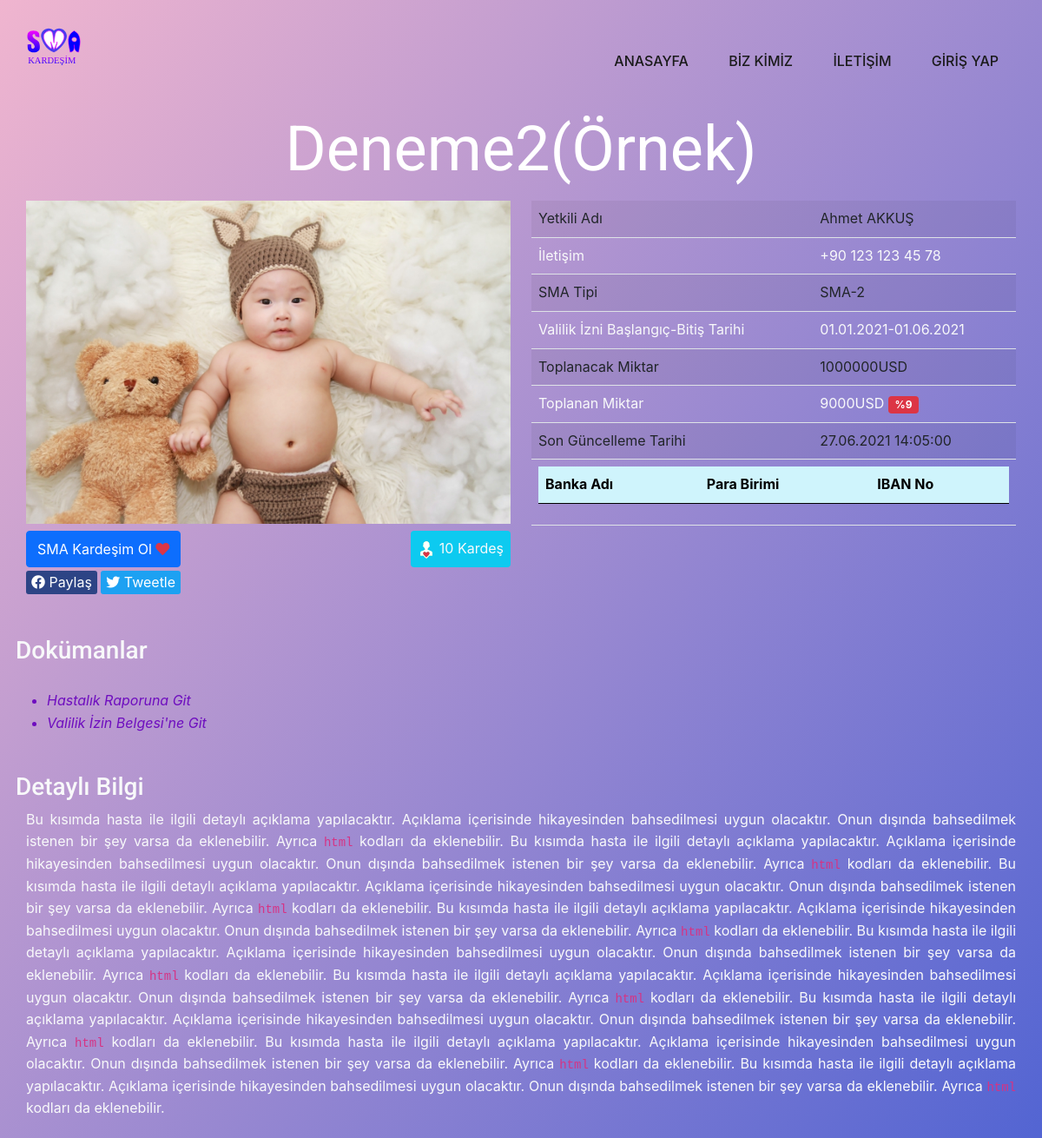
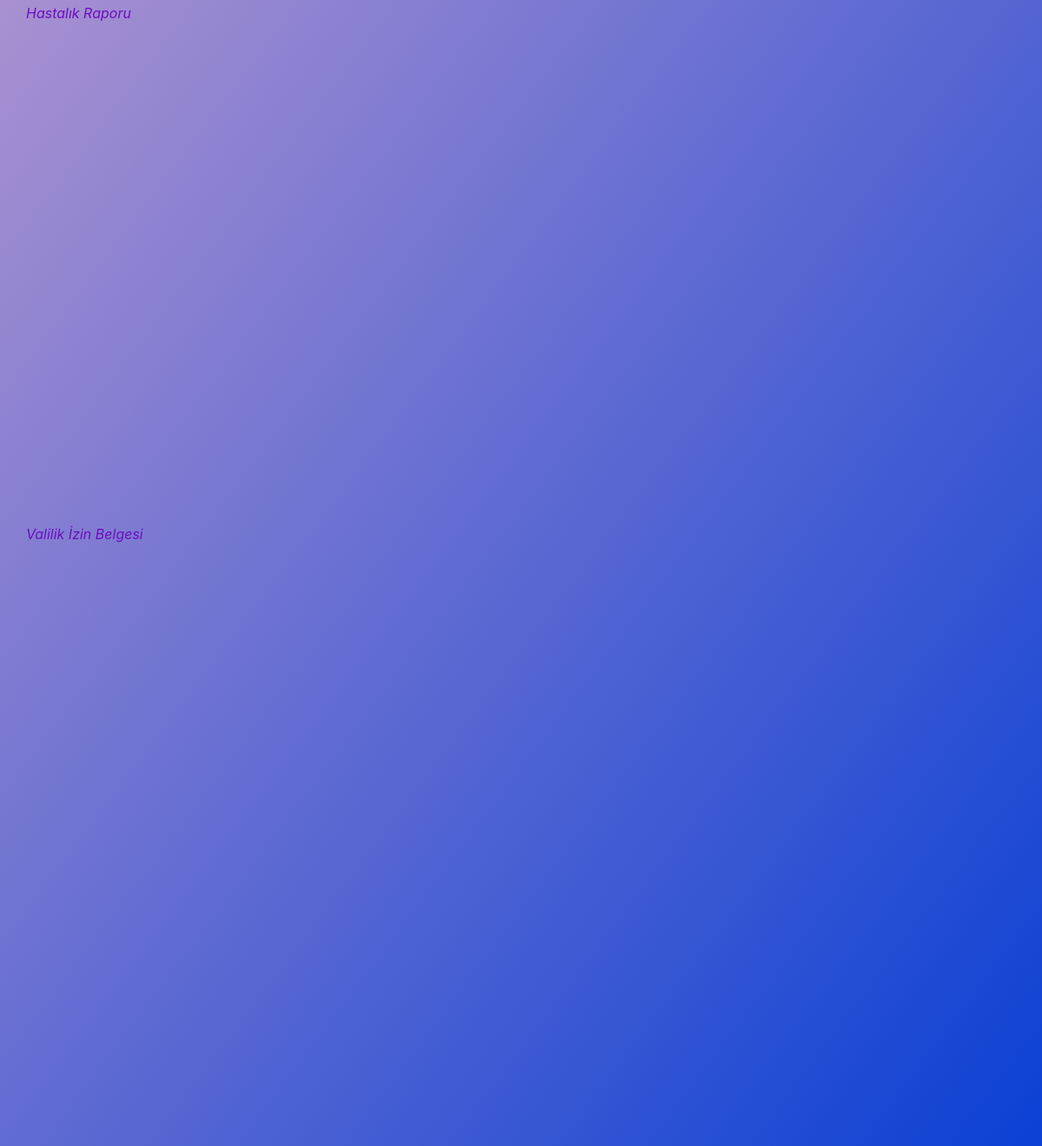
Page /cocugumuz.php?id=2 on the committed database (2 pictures, top to bottom).
### tables this page shows
CREATE TABLE `cocuk` (
  `id` int NOT NULL AUTO_INCREMENT,
  `ad` varchar(255) DEFAULT NULL,
  `yetkili_adi` varchar(255) DEFAULT NULL,
  `iletisim` varchar(100) DEFAULT NULL,
  `sma_tip` char(5) DEFAULT NULL,
  `valilik_izin_baslangic` date DEFAULT NULL,
  `valilik_izin_bitis` date DEFAULT NULL,
  `toplanacak` bigint DEFAULT NULL,
  `toplanan` bigint DEFAULT NULL,
  `yuzde` tinyint DEFAULT NULL,
  `birim` char(3) DEFAULT NULL,
  `guncelleme_ani` timestamp NULL DEFAULT NULL,
  `kisa_aciklama` mediumtext,
  `aciklama` text,
  `valilik_izni_url` text,
  `hastalik_raporu_url` text,
  `kardes_sayisi` int DEFAULT NULL,
  `resim_url` text,
  `tamamlandi_mi` tinyint DEFAULT NULL,
  PRIMARY KEY (`id`)
);

### cocugumuz.php (the view, shortened to what this page needs)
<?php include 'util/connect.php'; ?>
<?php
$id = isset($_GET['id'])?$_GET['id']:1;
$cocuk = $db->query("SELECT * FROM cocuk WHERE id = '{$id}'")->fetch(PDO::FETCH_ASSOC);
?>
<?php
$orijinalFormat = 'Y-m-d';
$orijinalZamanDamgasiFormat = 'Y-m-d H:i:s'
?>
<?php
function yuzdeRozeti($value)
{
    if((int) $value<=30){
        return "bg-danger";
    } elseif ((int) $value<=60) {
        return "bg-warning";
    } else {
        return "bg-success";
    }
}
?>
<!DOCTYPE html>
<html style="font-size: 16px;">
<head>
    <link rel="stylesheet" href="css/nicepage.css" media="screen">
    <link rel="stylesheet" href="css/cocuklarimiz.css" media="screen">
    <link rel="stylesheet" href="css/custom.css" media="screen">
    <link href="https://cdn.jsdelivr.net/npm/bootstrap@5.0.1/dist/css/bootstrap.min.css" rel="stylesheet">
    <link rel="stylesheet" href="css/anasayfa.css" media="screen">
    <link rel="stylesheet" href="https://cdnjs.cloudflare.com/ajax/libs/font-awesome/5.15.3/css/all.min.css" />
</head>
<body class="u-body">
    <main>
        <header class="u-clearfix u-header u-header" id="sec-2c14">
            <div class="u-clearfix u-sheet u-sheet-1">
                <a href="/" class="u-image u-logo u-image-1">
                    <img src="images/smaKardesimLogo.svg" class="u-logo-image u-logo-image-1">
                </a>
                <nav class="u-menu u-menu-dropdown u-offcanvas u-menu-1">
                    <div class="u-custom-menu u-nav-container">
                        <ul class="u-nav u-spacing-2 u-unstyled u-nav-1">
                            <li class="u-nav-item"><a class="u-active-palette-1-base u-border-active-palette-1-base u-border-hover-palette-1-light-1 u-button-style u-hover-palette-1-light-1 u-nav-link u-text-active-white u-text-grey-90 u-text-hover-white" href="index.php" style="padding: 10px 20px;">Anasayfa</a>
                            </li>
                            <li class="u-nav-item"><a class="u-active-palette-1-base u-border-active-palette-1-base u-border-hover-palette-1-light-1 u-button-style u-hover-palette-1-light-1 u-nav-link u-text-active-white u-text-grey-90 u-text-hover-white" href="biz-kimiz.php" style="padding: 10px 20px;">BİZ KİMİZ</a>
                            </li>
                            <li class="u-nav-item"><a class="u-active-palette-1-base u-border-active-palette-1-base u-border-hover-palette-1-light-1 u-button-style u-hover-palette-1-light-1 u-nav-link u-text-active-white u-text-grey-90 u-text-hover-white" href="iletisim.php" style="padding: 10px 20px;">İLETİŞİM</a>
                            </li>
                            <li class="u-nav-item"><a class="u-active-palette-1-base u-border-active-palette-1-base u-border-hover-palette-1-light-1 u-button-style u-hover-palette-1-light-1 u-nav-link u-text-active-white u-text-grey-90 u-text-hover-white" style="padding: 10px 20px;">GİRİŞ YAP</a>
                            </li>
                        </ul>
                    </div>
                </nav>
            </div>
        </header>
        <section class="u-clearfix u-section-3" id="sec-468f">
            <h1 class="u-text u-title"><?=$cocuk["ad"]?></h1>
            <div class="u-clearfix u-sheet u-valign-middle u-sheet-1">
                <div class="row">
                    <div class="col-md-6">
                        <img src="<?=$cocuk["resim_url"]?>" class="w-100">
                        <div class="d-flex justify-content-between mt-2">
                            <button type="button" class="btn btn-primary">SMA Kardeşim Ol <i class="fas fa-heart text-danger"></i></button>
                            <div class="p-2 rounded bg-info text-light">
                                <img src="images/kardes.svg" width="20" height="20" alt=""> <?=$cocuk["kardes_sayisi"]?> Kardeş
                            </div>
                        </div>
                        <button id="facebook_share_btn" class="mt-1 share-btn"><i class="fab fa-facebook"></i> Paylaş</button>
                        <button id="twitter_share_btn" class="mt-1 share-btn"><i class="fab fa-twitter"></i> Tweetle</button>
                    </div>
                    <div class="col-md-6 hidden-scroll-bar">
                        <table class="table table-striped text-light">
                            <tr>
                                <td>Yetkili Adı</td>
                                <td><?=$cocuk["yetkili_adi"]?></td>
                            </tr>
                            <tr>
                                <td>İletişim</td>
                                <td><?=$cocuk["iletisim"]?></td>
                            </tr>
                            <tr>
                                <td>SMA Tipi</td>
                                <td><?=$cocuk["sma_tip"]?></td>
                            </tr>
                            <tr>
                                <td>Valilik İzni Başlangıç-Bitiş Tarihi</td>
                                <td><?=DateTime::createFromFormat($orijinalFormat, $cocuk["valilik_izin_baslangic"])->format("d.m.Y")
                                ."-".DateTime::createFromFormat($orijinalFormat,$cocuk["valilik_izin_bitis"])->format("d.m.Y")?></td>
                            </tr>
                            <tr>
                                <td>Toplanacak Miktar</td>
                                <td><?=$cocuk["toplanacak"].$cocuk["birim"]?></td>
                            </tr>
                            <tr>
                                <td>Toplanan Miktar</td>
                                <td><?=$cocuk["toplanan"].$cocuk["birim"]?>
                                    <span class="badge <?php echo yuzdeRozeti($cocuk["yuzde"])?>"><?="%".$cocuk["yuzde"]?></span>
                                </td>
                            </tr>
                            <tr>
                                <td>Son Güncelleme Tarihi</td>
                                <td><?=DateTime::createFromFormat($orijinalZamanDamgasiFormat,$cocuk["guncelleme_ani"])->format("d.m.Y H:i:s")?></td>
                            </tr>
                            <tr>
                                <td colspan="2">
                                    <table class="table table-striped table-info">
                                        <thead>
                                            <tr>
                                                <th>Banka Adı</th>
                                                <th>Para Birimi</th>
                                                <th>IBAN No</th>
                                            </tr>
                                        </thead>
                                    </table>
                                </td>
                            </tr>
                        </table>
                    </div>
                </div>
                <div class="row text-light mt-4">
                    <?php if (!empty($cocuk["hastalik_raporu_url"])||!empty($cocuk["valilik_izni_url"])) { ?>
                        <h3 class="mt-4">Dokümanlar</h3>
                        <ul>
                        <?php if (!empty($cocuk["hastalik_raporu_url"])) { ?>
                            <li class="mx-4 belge-link"><a href="#hastalik_raporu">Hastalık Raporuna Git</a></li>
                        <?php } ?>
                        <?php if (!empty($cocuk["valilik_izni_url"])) { ?>
                            <li class="mx-4 belge-link"><a href="#valilik_izni">Valilik İzin Belgesi'ne Git</a></li>
                        <?php } ?>
                        </ul>
                    <?php } ?>
                    <h3 class="mt-4">Detaylı Bilgi</h3>
                    <article id="expalaination"><?=$cocuk["aciklama"]?></article>
                    <?php if (!empty($cocuk["hastalik_raporu_url"])) { ?>
                        <a href="<?=$cocuk["hastalik_raporu_url"] ?>" class="mt-4">Hastalık Raporu</a>
                        <div style="height: 500px;margin-bottom: 50px;">
                            <iframe id="hastalik_raporu" src="<?=$cocuk["hastalik_raporu_url"] ?>" width="100%" height="500px"></iframe>
                        </div>
                    <?php } ?>
                    <?php if (!empty($cocuk["valilik_izni_url"])) { ?>
                        <a href="<?=$cocuk["valilik_izni_url"] ?>" class="mt-4">Valilik İzin Belgesi</a>
                        <div style="height: 500px;margin-bottom: 50px;">
                            <iframe id="valilik_izni" src="<?=$cocuk["valilik_izni_url"] ?>" width="100%" height="500px"></iframe>
                        </div>
                    <?php } ?>
                </div>
            </div>
        </section>
        <footer class="u-align-left u-clearfix u-footer" id="sec-0463">
            <div class="u-clearfix u-sheet u-sheet-1"></div>
        </footer>
    </main>
</body>
</html>

### css/cocuklarimiz.css (style rules this page uses)
* { box-sizing: border-box; font-family: -apple-system, BlinkMacSystemFont, "segoe ui", roboto, oxygen, ubuntu, cantarell, "fira sans", "droid sans", "helvetica neue", Arial, sans-serif; font-size: 16px; -webkit-font-smoothing: antialiased; -moz-osx-font-smoothing: grayscale; }
body { background-color: #FFFFFF; margin: 0; }

### css/custom.css (style rules this page uses)
main { background: linear-gradient(127deg, rgba(240, 181, 207, 1) 0%, rgba(11, 64, 212, 1) 100%); min-height: 100vh; }
.hidden-scroll-bar { overflow: scroll; -ms-overflow-style: none; scrollbar-width: none; }

### css/anasayfa.css (style rules this page uses)
.u-section-3 .u-sheet-1 { min-height: 581px; }
.u-text { color: #fff; }
.u-title { text-align: center; }

### cocugumuz.php (style rules this page uses)
#facebook_share_btn { background: #2d4485; }
#twitter_share_btn { background:#1da1f2; }
.share-btn { border: none; border-radius: 3px; color: white; }
#expalaination { text-align: justify; }
a, .belge-link { color: #6e0dbf; text-decoration: none; font-style: italic; }

### rows in the picture
cocuk: ad "Deneme2(Örnek)", resim_url (picture), kardes_sayisi "10", yetkili_adi "Ahmet AKKUŞ", iletisim "+90 123 123 45 78", sma_tip "SMA-2", valilik_izin_baslangic "01.01.2021", valilik_izin_bitis "01.06.2021", toplanacak "1000000", birim "USD", toplanan "9000", yuzde "9", guncelleme_ani "27.06.2021 14:05:00", aciklama "Bu kısımda hasta ile ilgili detaylı açıklama yapılacaktır. Açıklama içerisinde hikayesinden bahsedilmesi uygun olacaktır. Onun dışında bahsedilmek istenen bir şey varsa da eklenebilir. Ayrıca html kodları da eklenebilir. Bu kısımda hasta ile ilgili detaylı açıklama yapılacaktır. Açıklama içerisinde hikayesinden bahsedilmesi uygun olacaktır. Onun dışında bahsedilmek istenen bir şey varsa da eklenebilir. Ayrıca html kodları da eklenebilir. Bu kısımda hasta ile ilgili detaylı açıklama yapılacaktır. Açıklama içerisinde hikayesinden bahsedilmesi uygun olacaktır. Onun dışında bahsedilmek istenen bir şey varsa da eklenebilir. Ayrıca html kodları da eklenebilir. Bu kısımda hasta ile ilgili detaylı…"
